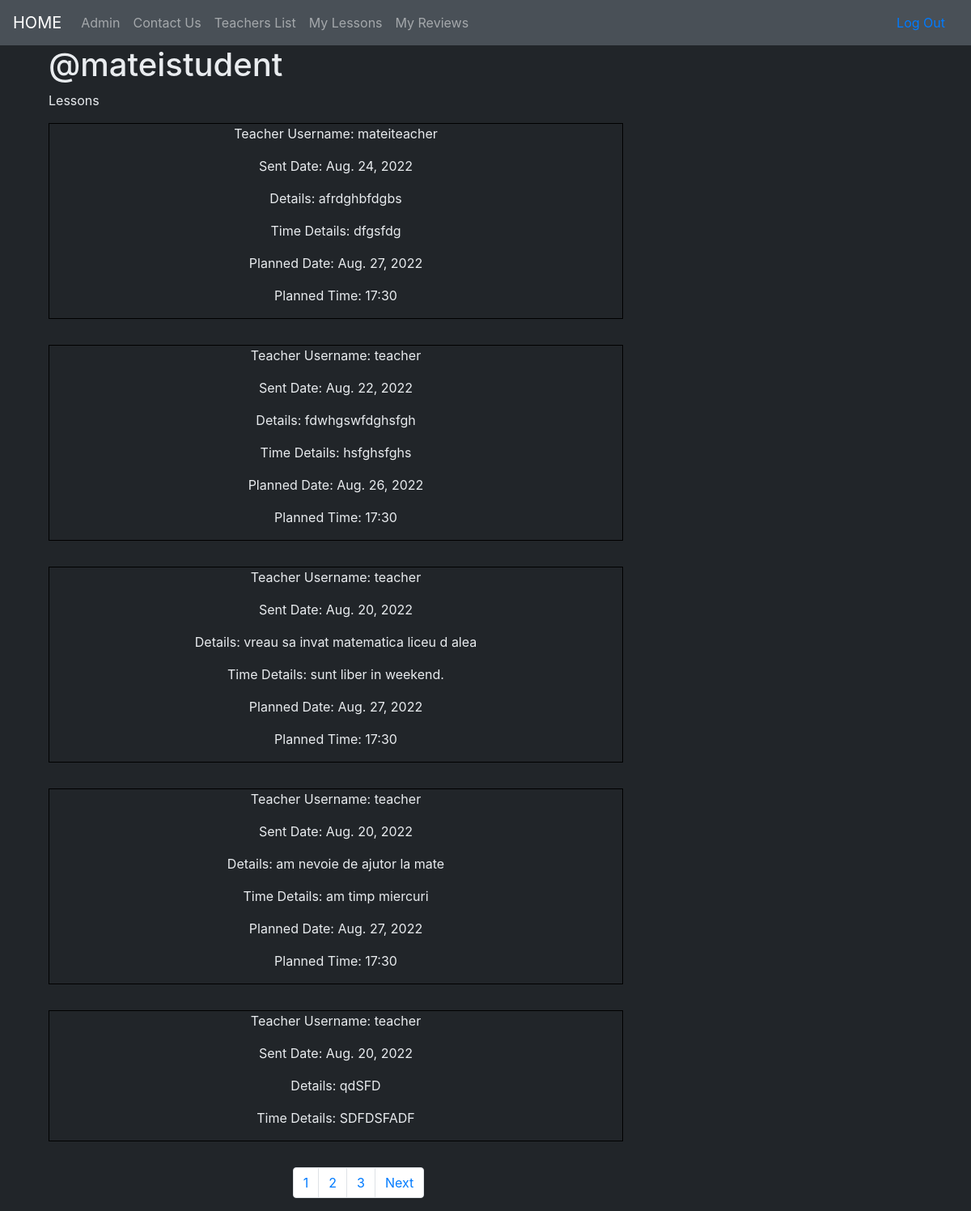
The page /lessons/s/8/ (signed in) on the database as committed earlier.
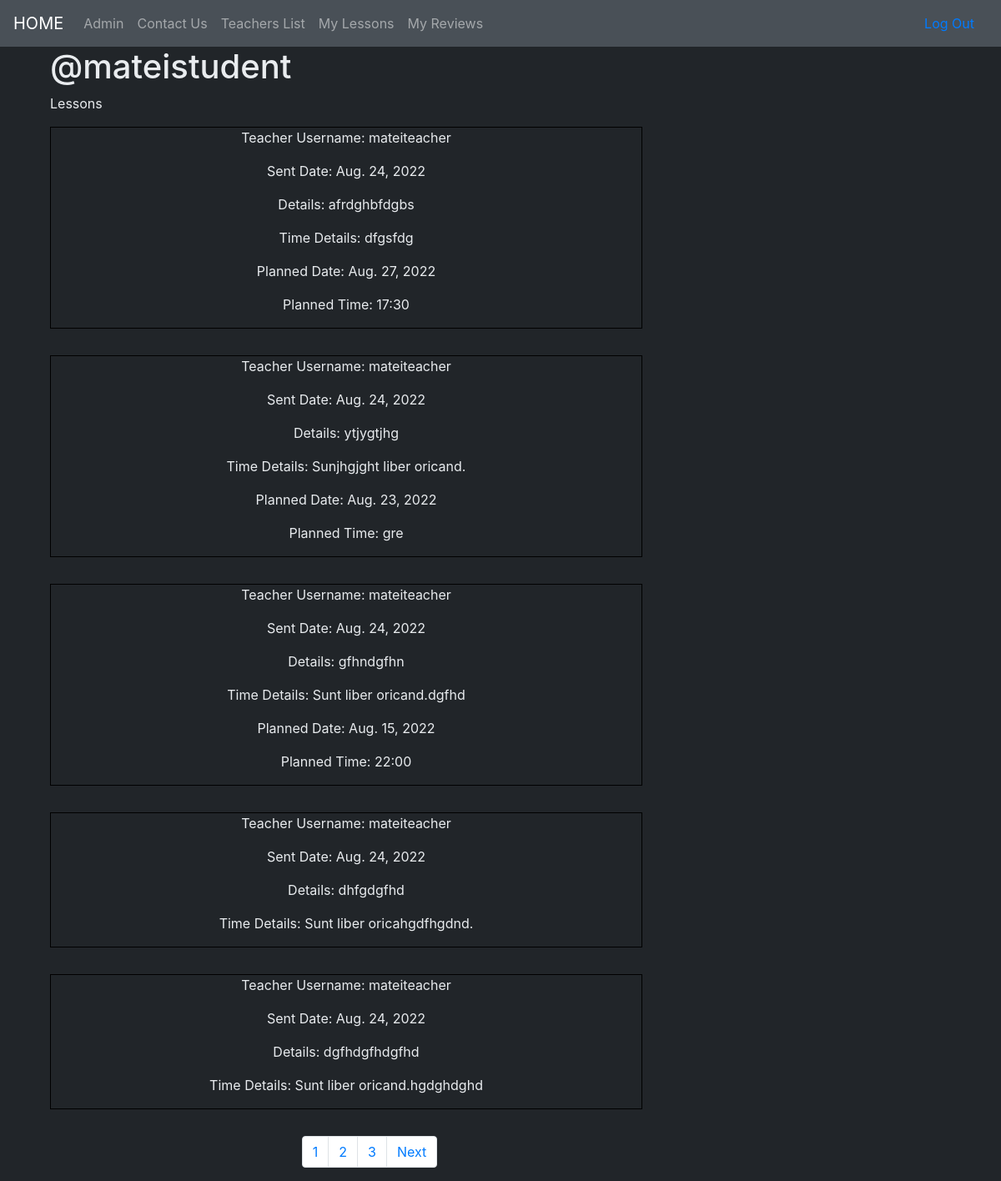
The same page on the database as committed later.
### lessons/models.py (models this page shows, shortened)
class Lesson(models.Model):
    user = models.ForeignKey(User, on_delete=models.CASCADE)
    teacher = models.ForeignKey(Teacher, on_delete=models.CASCADE, null=True)
    sent_date = models.DateField(auto_now_add=True)
    accepted = models.BooleanField(default=False)
    planned_date = models.DateField(auto_now_add=False, null=True, blank=True)
    planned_time = models.CharField(max_length=164, null=True, blank=True)
    description = models.TextField()
    time_description = models.TextField(default="Sunt liber oricand.")
    class Meta:
        ordering = ["-sent_date"]

### accounts/models.py (models this page shows, shortened)
class Teacher(models.Model):
    user = models.OneToOneField(User, on_delete=models.CASCADE, primary_key=True)
    subject = models.ForeignKey(Subject, on_delete=models.SET_NULL, null=True)
    price = models.IntegerField(default=100)

class User(AbstractUser):
    phone_number = models.CharField(max_length=10,blank=False, validators=[phone_number_validator], unique=True)
    email = models.EmailField(unique=True)
    is_student = models.BooleanField(default=False)
    is_teacher = models.BooleanField(default=False)

### lessons/views.py (the view)
# urls.py: path('s/<int:pk>/', views.StudentLessons.as_view(), name='student_lessons'),
@method_decorator([login_required, student_required], name='dispatch')
class StudentLessons(generic.ListView):
    model = Lesson
    template_name = 'lessons/student_lessons_list.html'
    paginate_by = 5
    def get_queryset(self):
        queryset = super(StudentLessons, self).get_queryset()
        queryset = queryset.filter(user=self.request.user)
        return queryset
    def get_context_data(self,**kwargs):
        context = super().get_context_data(**kwargs)
        context['user'] = self.request.user
        return context

### lessons/templates/lessons/student_lessons_list.html
{% extends "base.html" %}
{% block content %}
    <div class="col-md-4">
        <h1>@{{ user.username }}</h1>
        <p>Lessons</p>
    </div>
    <div class="col-md-8">
        {% for lesson in object_list  %}
            {% include "lessons/_student_lesson.html" %}
        {% endfor %}
        {% include "_pagination.html" %}
    </div>
{% endblock %}

### lessons/templates/lessons/_student_lesson.html
<div class="lessons_list_div">
    <p>Teacher Username: {{ lesson.teacher.user.username }}</p>
    <p>Sent Date: {{ lesson.sent_date }}</p>
    <p>Details: {{ lesson.description }}</p>
    <p>Time Details: {{ lesson.time_description }}</p>
    {% if lesson.accepted %}
        <p>Planned Date: {{ lesson.planned_date }}</p>
        <p>Planned Time: {{ lesson.planned_time }}</p>
    {% endif %}
</div>

Rows that differ between the two databases and show on the page:
no longer on this page (row unchanged): Lesson: teacher.user.username "teacher", sent_date "Aug. 22, 2022", description "fdwhgswfdghsfgh", time_description "hsfghsfghs", planned_date "Aug. 26, 2022", planned_time "17:30"
no longer on this page (row unchanged): Lesson: teacher.user.username "teacher", sent_date "Aug. 20, 2022", description "vreau sa invat matematica liceu d alea", time_description "sunt liber in weekend.", planned_date "Aug. 27, 2022", planned_time "17:30"
no longer on this page (row unchanged): Lesson: teacher.user.username "teacher", sent_date "Aug. 20, 2022", description "am nevoie de ajutor la mate", time_description "am timp miercuri", planned_date "Aug. 27, 2022", planned_time "17:30"
no longer on this page (row unchanged): Lesson: teacher.user.username "teacher", sent_date "Aug. 20, 2022", description "qdSFD", time_description "SDFDSFADF"
added Lesson: teacher.user.username "mateiteacher", sent_date "Aug. 24, 2022", description "ytjygtjhg", time_description "Sunjhgjght liber oricand.", planned_date "Aug. 23, 2022", planned_time "gre"
added Lesson: teacher.user.username "mateiteacher", sent_date "Aug. 24, 2022", description "gfhndgfhn", time_description "Sunt liber oricand.dgfhd", planned_date "Aug. 15, 2022", planned_time "22:00"
added Lesson: teacher.user.username "mateiteacher", sent_date "Aug. 24, 2022", description "dhfgdgfhd", time_description "Sunt liber oricahgdfhgdnd."
added Lesson: teacher.user.username "mateiteacher", sent_date "Aug. 24, 2022", description "dgfhdgfhdgfhd", time_description "Sunt liber oricand.hgdghdghd"
